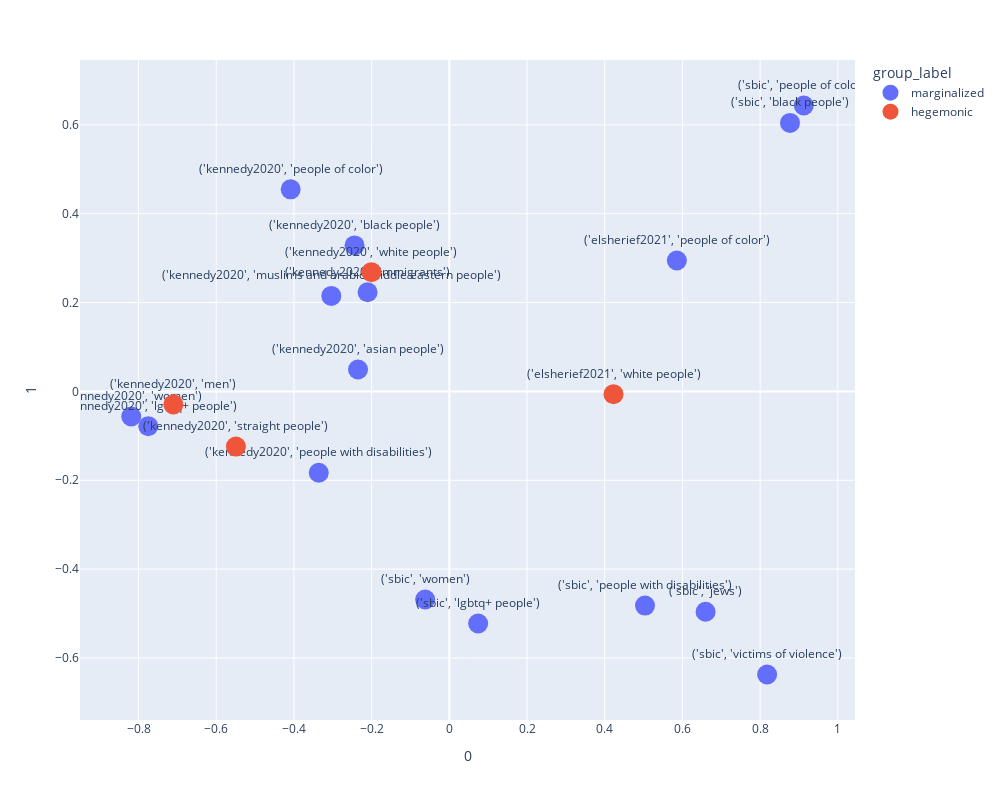

The notebook cell saved with this chart:
### Code cell
# Run PCA
from sklearn.decomposition import PCA
from IPython.display import display

# Load group labels
import json

path = '/storage2/mamille3/hegemonic_hate/group_labels.json'
with open(path, 'r') as f:
    group_labels = json.load(f) 
len(group_labels)

pca = PCA(n_components=2)
reduced = pca.fit_transform(scores.values)
reduced = pd.DataFrame(reduced, index=scores.index)
reduced

# Assign group labels to groups so can visualize colors
reduced['group_label'] = reduced.index.map(lambda x: group_labels.get(x[1]))
display(reduced)

# Plot
import plotly.express as px
fig = px.scatter(reduced, x=0, y=1, color='group_label', text=reduced.index, width=1000, height=800)
fig.update_traces(marker={'size': 20})
fig.update_traces(textposition='top center')
fig.show()

### Figure 1 — Plotly figure (JSON) as saved in the notebook; plotly's stock layout.template omitted (floating-point values rounded to 4 significant figures)
{"data": [{"hovertemplate": "group_label=marginalized<br>0=%{x}<br>1=%{y}<br>train_dataset=%{text}<extra></extra>", "legendgroup": "marginalized", "marker": {"color": "#636efa", "size": 20, "symbol": "circle"}, "mode": "markers+text", "name": "marginalized", "orientation": "v", "showlegend": true, "text": ["('elsherief2021', 'people of color')", "('kennedy2020', 'asian people')", "('kennedy2020', 'black people')", "('kennedy2020', 'immigrants')", "('kennedy2020', 'lgbtq+ people')", "('kennedy2020', 'muslims and arabic/middle eastern people')", "('kennedy2020', 'people of color')", "('kennedy2020', 'people with disabilities')", "('kennedy2020', 'women')", "('sbic', 'black people')", "('sbic', 'jews')", "('sbic', 'lgbtq+ people')", "('sbic', 'people of color')", "('sbic', 'people with disabilities')", "('sbic', 'victims of violence')", "('sbic', 'women')"], "textposition": "top center", "type": "scatter", "x": [0.5857, -0.235, -0.2439, -0.2103, -0.775, -0.3038, -0.4083, -0.336, -0.8187, 0.877, 0.6597, 0.07426, 0.9123, 0.5037, 0.818, -0.06213], "xaxis": "x", "y": [0.2948, 0.04944, 0.3288, 0.2232, -0.0782, 0.2151, 0.4549, -0.1831, -0.05637, 0.6046, -0.496, -0.5224, 0.6437, -0.4821, -0.6372, -0.4685], "yaxis": "y"}, {"hovertemplate": "group_label=hegemonic<br>0=%{x}<br>1=%{y}<br>train_dataset=%{text}<extra></extra>", "legendgroup": "hegemonic", "marker": {"color": "#EF553B", "size": 20, "symbol": "circle"}, "mode": "markers+text", "name": "hegemonic", "orientation": "v", "showlegend": true, "text": ["('elsherief2021', 'white people')", "('kennedy2020', 'men')", "('kennedy2020', 'straight people')", "('kennedy2020', 'white people')"], "textposition": "top center", "type": "scatter", "x": [0.4226, -0.7103, -0.5493, -0.2005], "xaxis": "x", "y": [-0.006147, -0.0291, -0.1242, 0.2686], "yaxis": "y"}], "layout": {"height": 800, "legend": {"title": {"text": "group_label"}, "tracegroupgap": 0}, "margin": {"t": 60}, "width": 1000, "xaxis": {"anchor": "y", "autorange": true, "domain": [0, 1], "range": [-0.9512, 1.045], "title": {"text": "0"}, "type": "linear"}, "yaxis": {"anchor": "x", "autorange": true, "domain": [0, 1], "range": [-0.7396, 0.7462], "title": {"text": "1"}, "type": "linear"}}}
